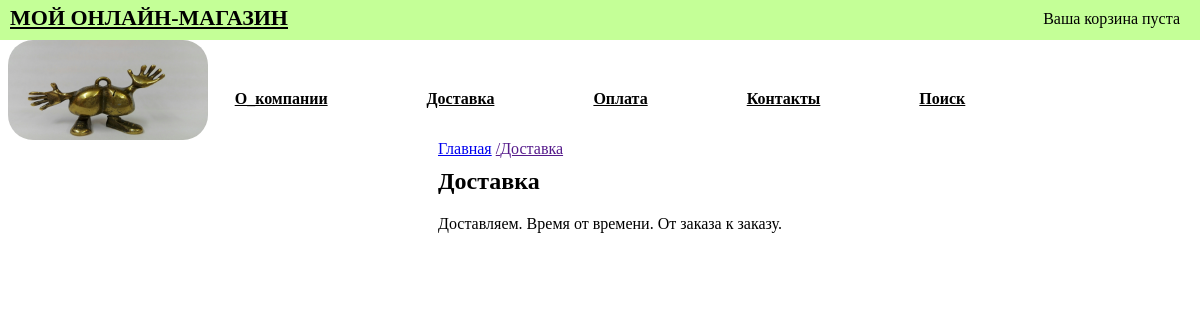
The app's page /delivery/ with its own data.
### delivery/models.py (models this page shows, shortened)
class Delivery(models.Model):
    class Meta():
        verbose_name = 'Доставка'
        verbose_name_plural = 'Доставка'
    title = models.CharField(max_length=50, verbose_name='Заголовок')
    content = models.TextField(blank=True, verbose_name='Текст')

### delivery/views.py (the view)
# urls.py: url(r'^delivery/', show_delivery, name='ShowDelivery'),
def show_delivery(request):
    info = Delivery.objects.all()
    app_url = request.path
    return render(request, 'info/info.html', {
            'info': info,
            'app_url':app_url,
    })

### cart/cart.py (called while the page is built)
    def __len__(self):
        return sum(item['quantity'] for item in self.cart.values())

### cart/context_processors.py (called while the page is built)
def cart(request):
    return {'cart': Cart(request)}

### templates/info/info.html (shortened to what this page needs)
{% extends 'catalog/base.html' %}
{% load static %}
{% block content %}
    {% for part in info %}
        <body>
        <div class="information-block">
            <h1 class="information-title"> {{ part.title }}</h1>
            <div class="information-text">
                {{ part.content }}
            </div>
        </div>
        </body>
    {% endfor %}
{% endblock %}

### templates/catalog/base.html (shortened to what this page needs)
{% load static %}
<!DOCTYPE html>
<html lang="en">
<head>
    <link rel="stylesheet" href="{% static "css/style.css" %}">
</head>
  <body>
        <section id="header">
            <div class="top">
              <td><a href="{% url "MainPage" %}">Мой онлайн-магазин</a></td>
            </div>
            <div class="e-cart">
                {% with total_items=cart|length %}
                    {% if cart|length > 0 %}
                        Ваша корзина:
                        <a href="{% url "cart:CartDetail" %}">
                            {{ total_items }} тов. {{ cart.get_total_price }} руб.
                        </a>
                    {% else %}
                        <div class="top-bl">
                            Ваша корзина пуста
                            </div>
                        </div>
                    {% endif %}
                 {% endwith %}
        </section>
        <section id="content row" class="container">
        <div class="info-line">
            <img src="{% static "logo.jpg"%}" class="logo-img">
            <div class="info-text">
                <a href="{% url "ShowAbout" %}">О_компании</a>
                <a href="{% url "ShowDelivery" %}">Доставка</a>
                <a href="{% url "ShowPayment" %}">Оплата</a>
                <a href="{% url "ShowContacts" %}">Контакты</a>
                <a href="{% url "show_search:haystack_search" %}">Поиск</a>
            </div>
        </div>
        <div class="breadcrumbs">
            {% if main %}
            {% else %} <a href="{% url "MainPage" %}">Главная</a>
            {% endif %}
            {% if app_url %}
                {% for inf in info %}
                    <a href="{{ inf.app_url }}">/{{ inf.title }}</a>
                {% endfor %}
                {% elif main %}
                {% elif form %}
                <a href="{% url "show_search:haystack_search" %}">/Поиск</a>
                <! крошки для каталога >
                {% else %}<a href="{% url "catalog:MainCatalog" %}">/Каталог/</a>
            {% endif %}
        </div>
            {% block content %}{% endblock %}
        </section>
  </body>
</html>

### catalog/static/css/style.css (style rules this page uses)
#header { position: fixed; background: #c4ff97; height: 40px; width: 1500px; z-index: 3; margin-top: -8px; margin-left: -8px; }
.top { position: fixed; font-size: 22px; font-weight: 900; text-transform: uppercase; padding-top: 5px; padding-left: 10px; }
.top a { color: black; }
.top-bl { height: 40px; }
.e-cart { float: right; font-size: 16px; font-weight: 500; position: fixed; top: 10px; right: 20px; }
.info-line { font-weight: 600; height: 100px; text-align: center; margin-top: -68px; }
.info-text { padding-top: 50px; word-spacing: 95px; }
.info-text a { color: black; }
.breadcrumbs { padding-left: 430px; z-index: 2; }
.logo-img { position: absolute; display: block; overflow: hidden; width: 200px; height: 100px; border-radius: 25px; }
.information-block { margin-top: -10px; padding-left: 430px; }
.container { padding-top: 100px; }

### records on screen
Delivery: title "Доставка", content "Доставляем. Время от времени. От заказа к заказу."
